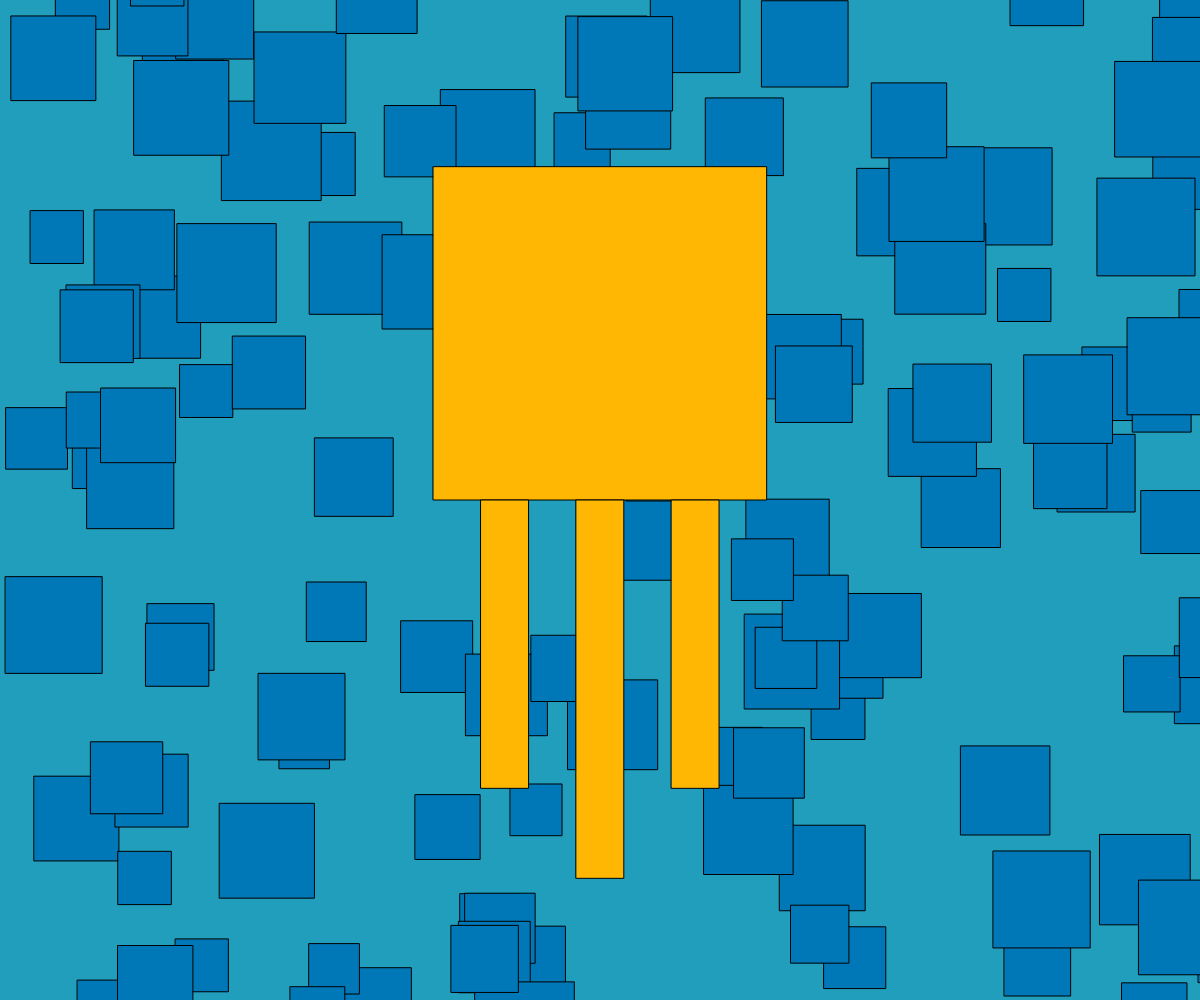
Frame 1 (no input)
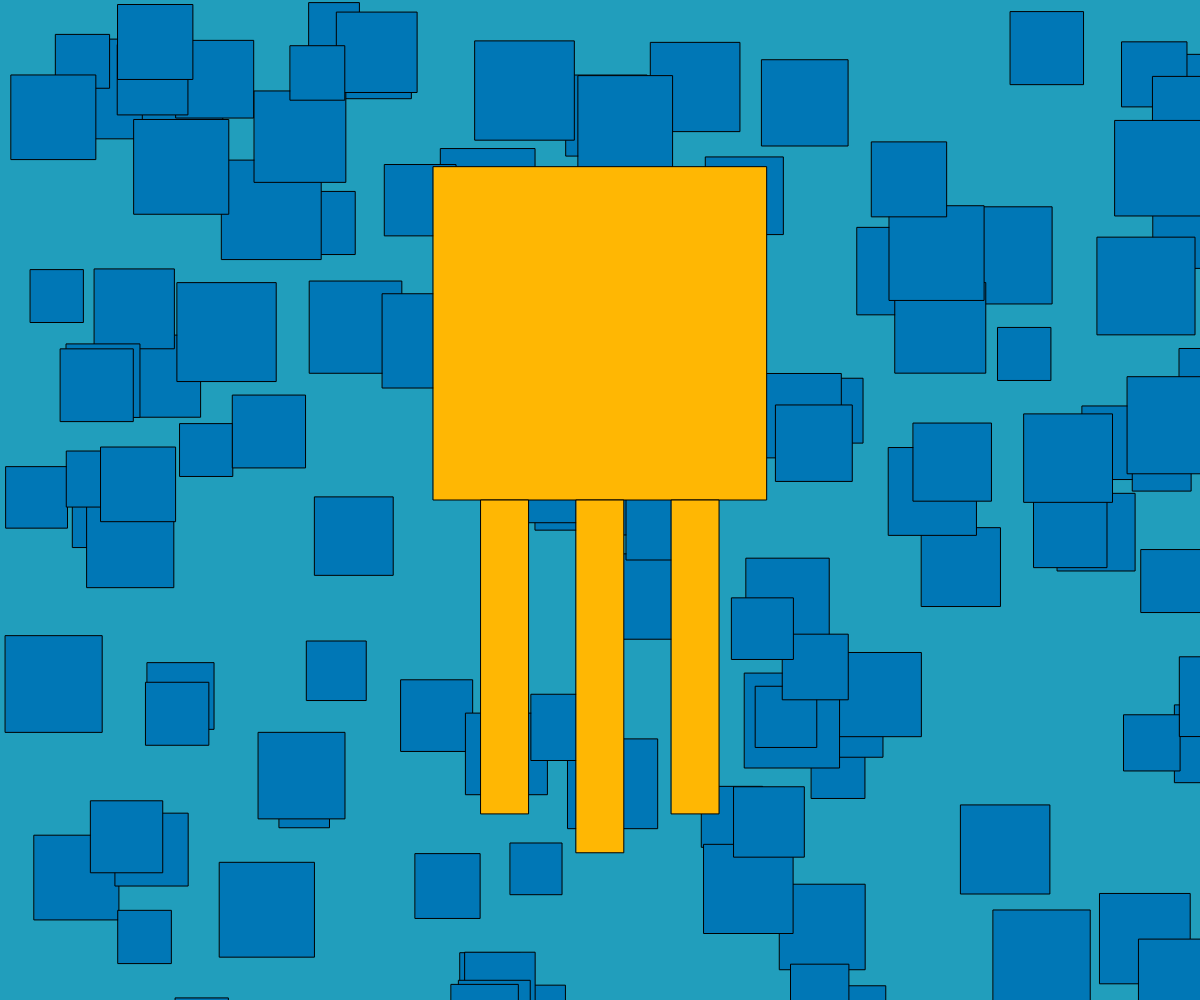
Frame 60 (no input)
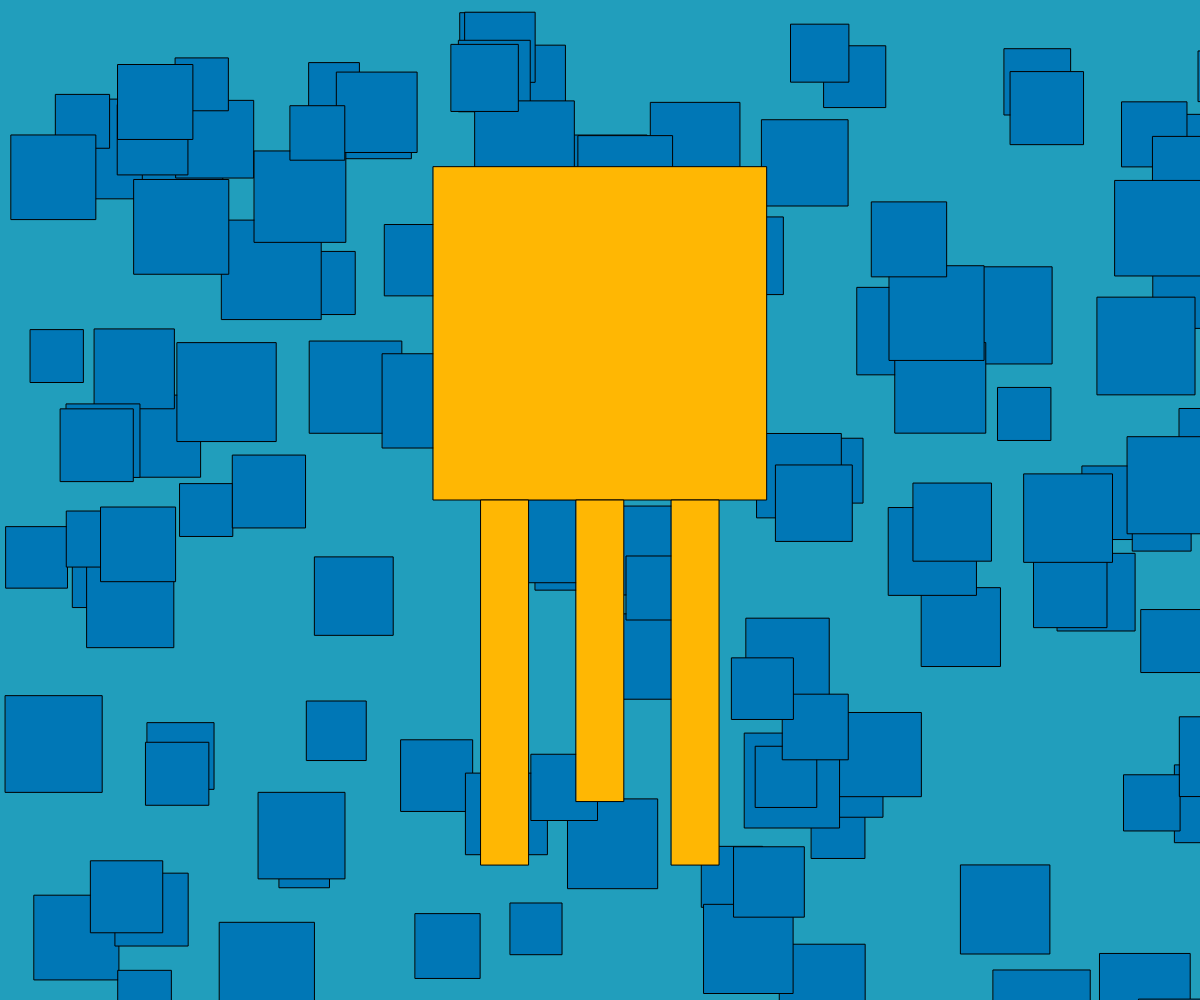
Frame 120 (the mouse pressed at the canvas centre since frame 60)

The p5.js sketch that drew these frames (run headless with seeded random() and noise() and a simulated clock; from frame 60 on, the mouse is pressed at the canvas centre):

// p5.js sketch
// ── sketch.js
const limpRatio = 1 / 7;

function setup() {
  createCanvas(windowWidth, windowHeight);
  frameRate(26);
  // noStroke();
  bodyWidth = windowHeight / 3;
  sea = generateSea(width, height);
}

function draw() {
  background('#219ebc');
  fill('#ffb703');

  const bodyPosition = {
    x: (width - bodyWidth) / 2,
    y: (height - 2 * bodyWidth) / 2,
  };

  const limpY = bodyPosition.y + bodyWidth;

  drawSea(sea, height);
  octopus(bodyPosition, frameCount);
}

function octopus(bodyPosition, frameCount) {
  fill('#ffb703');

  const limpY = bodyPosition.y + bodyWidth;

  square(bodyPosition.x, bodyPosition.y, bodyWidth);
  rect(
    bodyPosition.x + limpRatio * bodyWidth,
    limpY,
    limpRatio * bodyWidth,
    bodyWidth - limpRatio * bodyWidth * cos(frameCount / 3)
  );
  rect(
    bodyPosition.x + 3 * limpRatio * bodyWidth,
    limpY,
    limpRatio * bodyWidth,
    bodyWidth + limpRatio * bodyWidth * cos(frameCount / 3)
  );
  rect(
    bodyPosition.x + 5 * limpRatio * bodyWidth,
    limpY,
    limpRatio * bodyWidth,
    bodyWidth - limpRatio * bodyWidth * cos(frameCount / 3)
  );
}

let sea = [];

function generateSea(width, height) {
  let seaPoints = [];
  for (let i = 0; i < 125; i++) {
    seaPoints.push({
      x: random(width),
      y: random(-50, height),
      width: random(50, 100),
    });
  }
  return seaPoints;
}

function drawSea(sea, height) {
  sea.forEach((p) => {
    fill('#0077b6');
    square(p.x, (p.y + frameCount) % height, p.width);
  });
}
